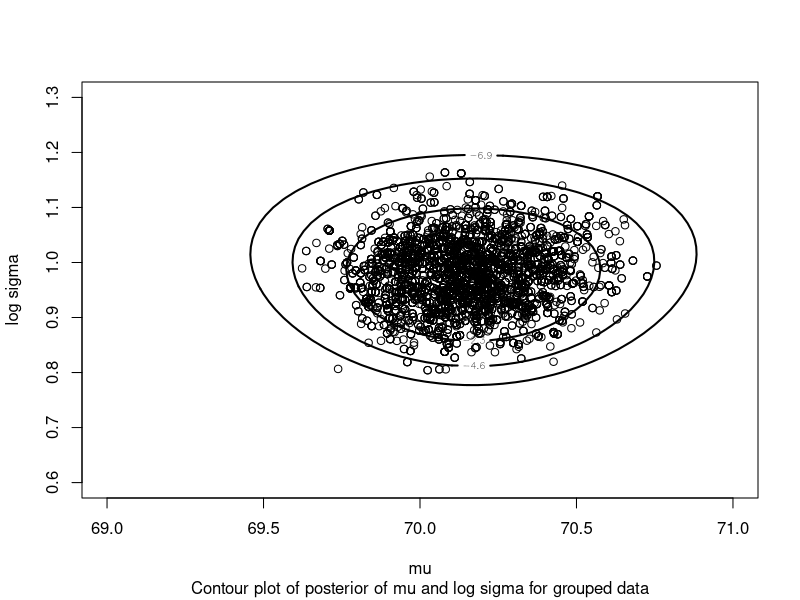
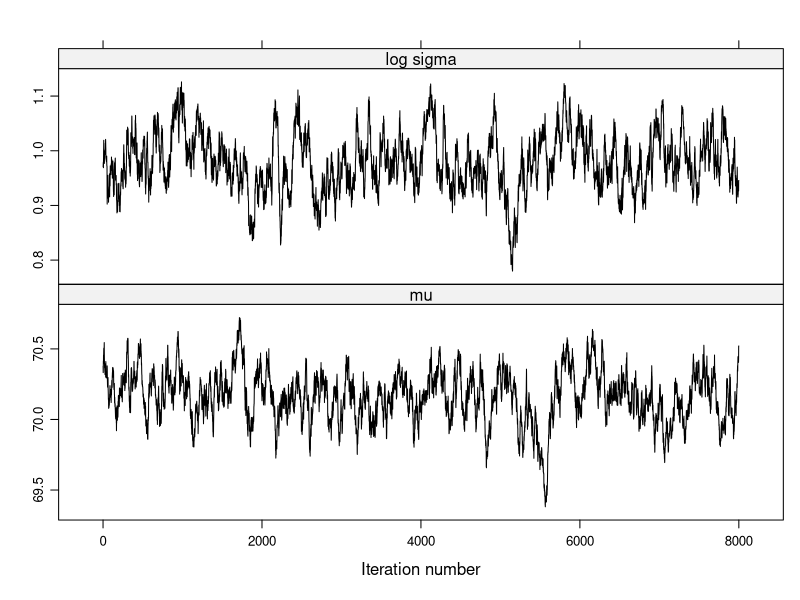
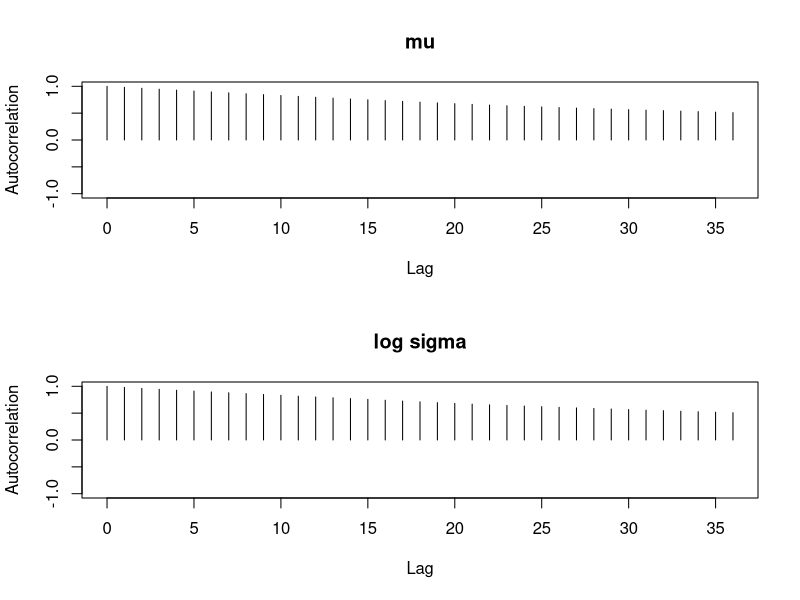
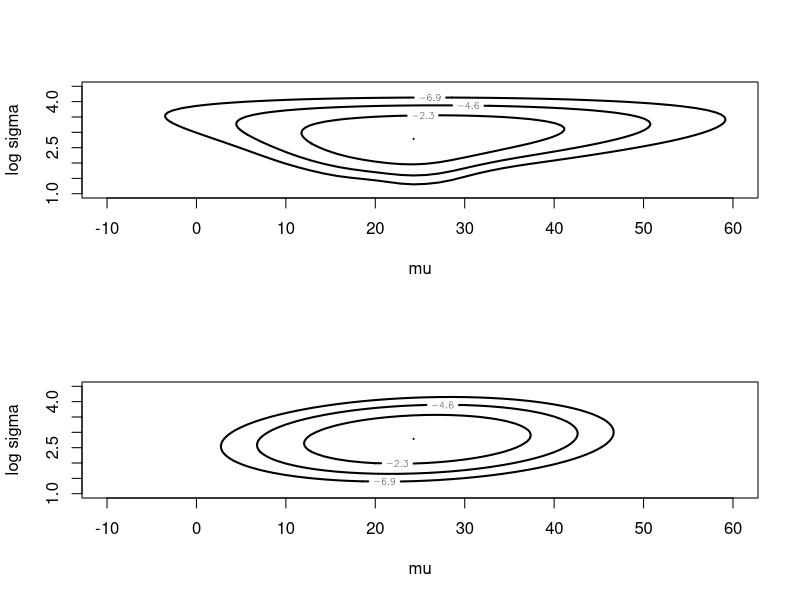
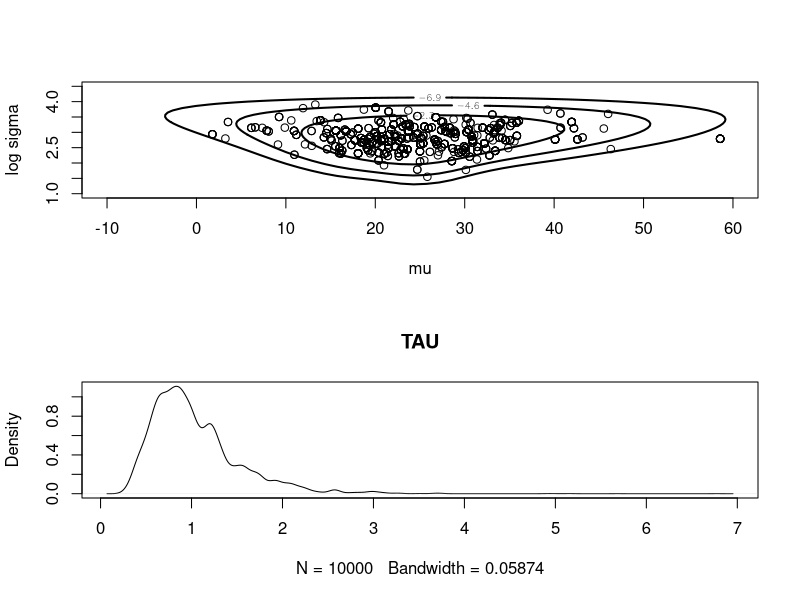
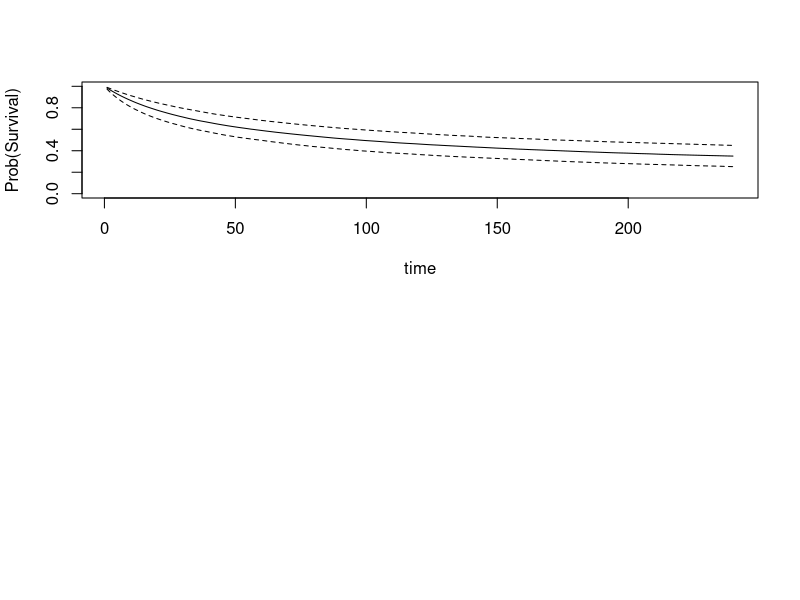

Recreate these plots in R, in order.
## ---- chunk 1
P=matrix(c(.5,.5,0,0,0,0,.25,.5,.25,0,0,0,0,.25,.5,.25,0,0,0,0,.25,.5,.25,0,0,0,0,.25,.5,.25,0,0,0,0,.5,.5), nrow=6,ncol=6,byrow=TRUE)
P
## ---- chunk 2
s=array(0,c(50000,1))
## ---- chunk 3
s[1]=3
for (j in 2:50000)
  s[j]=sample(1:6,size=1,prob=P[s[j-1],])
## ---- chunk 4
m=c(500,2000,8000,50000)
for (i in 1:4)
  print(table(s[1:m[i]])/m[i])
## ---- chunk 5
w=matrix(c(.1,.2,.2,.2,.2,.1),nrow=1,ncol=6)
w%*%P
## ---- chunk 6
groupeddatapost=function(theta,data){
  dj = function(f, int.lo, int.hi, mu, sigma) 
    f * log(pnorm(int.hi, mu, sigma) - pnorm(int.lo, mu, sigma))
  mu = theta[1]
  sigma = exp(theta[2])
  sum(dj(data$f, data$int.lo, data$int.hi, mu, sigma))
}
## ---- chunk 7
d=list(int.lo=c(-Inf,seq(66,74,by=2)), int.hi=c(seq(66,74,by=2), Inf), f=c(14,30,49,70,33,15))
## ---- chunk 8
y=c(rep(65,14),rep(67,30),rep(69,49),rep(71,70),rep(73,33), rep(75,15))
mean(y)
## ---- chunk 9
log(sd(y))
## ---- chunk 10
library(LearnBayes)  # for laplace()
start=c(70,1)
fit=laplace(groupeddatapost,start,d)
fit
## ---- chunk 11
modal.sds=sqrt(diag(fit$var))
modal.sds
## ---- chunk 12
proposal=list(var=fit$var,scale=2)
fit2=rwmetrop(groupeddatapost,proposal,start,10000,d)
fit2$accept
## ---- chunk 13
post.means=apply(fit2$par,2,mean)
post.sds=apply(fit2$par,2,sd)
## ---- chunk 14
cbind(c(fit$mode),modal.sds)
## ---- chunk 15
cbind(post.means,post.sds)
## ---- chunk 16
library(LearnBayes)
mycontour(groupeddatapost,c(69,71,.6,1.3),d, xlab="mu",ylab="log sigma", sub="Contour plot of posterior of mu and log sigma for grouped data")
points(fit2$par[5001:10000,1],fit2$par[5001:10000,2])
## ---- chunk 17
start=c(65,1)
proposal=list(var=fit$var,scale=0.2)
## ---- chunk 18
bayesfit=rwmetrop(groupeddatapost,proposal,start,10000,d)
bayesfit$accept
## ---- chunk 19
library(coda)
library(lattice)  # need this for xyplot() as well
dimnames(bayesfit$par)[[2]]=c("mu","log sigma")
xyplot(mcmc(bayesfit$par[-c(1:2000),]),col="black")
## ---- chunk 20
par(mfrow=c(2,1))
autocorr.plot(mcmc(bayesfit$par[-c(1:2000),]),auto.layout=FALSE)
## ---- chunk 21
cauchyerrorpost=function (theta, data){
  logf = function(data, theta)
    log(dt((data - theta[1])/exp(theta[2]), df = 1)/exp(theta[2]))
  return(sum(logf(data, theta)))
}
## ---- chunk 22
library(LearnBayes)
data(darwin)
attach(darwin)
mean(difference) ;log(sd(difference))
## ---- chunk 23
laplace(cauchyerrorpost, c(21.6,3.6), difference)
## ---- chunk 24
c(24.7-4*sqrt(34.96),24.7+4*sqrt(34.96)); c(2.77-4*sqrt(.138),2.77+4*sqrt(.138))
## ---- chunk 25
mycontour(cauchyerrorpost,c(-10,60,1,4.5),difference, xlab="mu",ylab="log sigma")
## ---- chunk 26
fitlaplace=laplace(cauchyerrorpost,c(21.6,3.6), difference)
mycontour(lbinorm,c(-10,60,1,4.5),list(m=fitlaplace$mode, v=fitlaplace$var), xlab="mu", ylab="log sigma")
## ---- chunk 27
proposal=list(var=fitlaplace$var,scale=2.5)
start=c(20,3)
m=1000
s=rwmetrop(cauchyerrorpost,proposal,start,m,difference)
mycontour(cauchyerrorpost,c(-10,60,1,4.5),difference, xlab="mu",ylab="log sigma")
points(s$par[,1],s$par[,2])
## ---- chunk 28
fitgrid=simcontour(cauchyerrorpost,c(-10,60,1,4.5),difference,50000)
proposal=list(var=fitlaplace$var,scale=2.5)
start=c(20,3)
fitrw=rwmetrop(cauchyerrorpost,proposal,start,50000,difference)
proposal2=list(var=fitlaplace$var,mu=t(fitlaplace$mode))
fitindep=indepmetrop(cauchyerrorpost,proposal2,start,50000,difference)
fitgibbs=gibbs(cauchyerrorpost,start,50000,c(12,.75),difference)
## ---- chunk 29
apply(fitrw$par,2,mean); apply(fitrw$par,2,sd)
## ---- chunk 30
library(LearnBayes)
data("stanfordheart")
## ---- chunk 31
 transplantpost=function (theta, data){
   x = data[, 1]
   y = data[, 3]
   t = data[, 2]
   d = data[, 4]
   tau = exp(theta[1])
   lambda = exp(theta[2])
   p = exp(theta[3])
   xnt = x[t == 0]
   dnt = d[t == 0]
   z = x[t == 1]
   y = y[t == 1]
   dt = d[t == 1]
   logf = function(xnt, dnt, lambda, p)
     (dnt == 0) * (p * log(lambda) + log(p) - (p + 1) * log(lambda + xnt)) + (dnt == 1) * p * log(lambda/(lambda + xnt))
   logg = function(z, y, tau, lambda, p)
     (dt == 0) * (p * log(lambda) + log(p * tau) - (p + 1) * log(lambda + y + tau * z)) + (dt == 1) * p * log(lambda/(lambda + y + tau * z))
   val = sum(logf(xnt, dnt, lambda, p)) + sum(logg(z, y, tau, lambda, p))
   val = val + theta[1] + theta[2] + theta[3]
   return(val)
}
## ---- chunk 32
start=c(0,3,-1)
laplacefit=laplace(transplantpost,start,stanfordheart)
laplacefit
## ---- chunk 33
proposal=list(var=laplacefit$var,scale=2)
s=rwmetrop(transplantpost,proposal,start,10000,stanfordheart)
s$accept
## ---- chunk 34
tau=exp(s$par[,1])
plot(density(tau),main="TAU")
## ---- chunk 35
apply(exp(s$par),2,quantile,c(.05,.5,.95))
## ---- chunk 36
p=exp(s$par[,3])
lambda=exp(s$par[,2])
t=seq(1,240)
p5=0*t; p50=0*t; p95=0*t
for (j in 1:240){
  S=(lambda/(lambda+t[j]))^p
  q=quantile(S,c(.05,.5,.95))
  p5[j]=q[1]; p50[j]=q[2]; p95[j]=q[3]}
plot(t,p50,type="l",ylim=c(0,1),ylab="Prob(Survival)",xlab="time")
lines(t,p5,lty=2)
lines(t,p95,lty=2)
